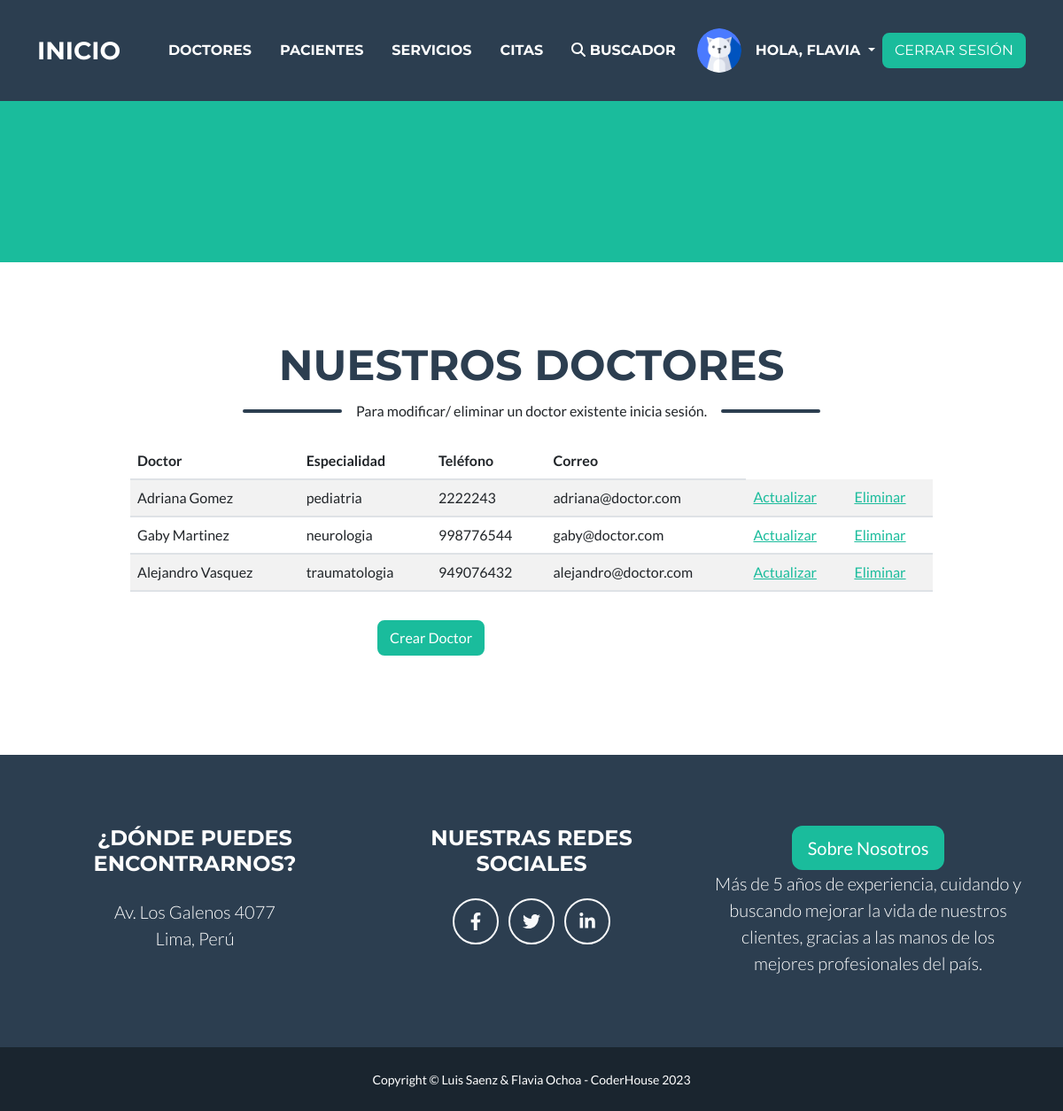
/AppSalud/ver_doctores/ (signed in), run on the app's committed database.
### AppSalud/models.py (models this page shows, shortened)
class Avatar(models.Model):
    usuario = models.ForeignKey(User, on_delete=models.CASCADE)
    imagen = models.ImageField(upload_to="avatares", null=True, blank=True)

class Doctor(models.Model):
    opciones_especialidad = [
            ('pediatria', 'Pediatría'),
            ('cardiologia', 'Cardiología'),
            ('neurologia', 'Neurología'),
            ('psicologia', 'Psicología'),
            ('traumatologia', 'Traumatología'),
            ('oncologia', 'Oncología'),
            ('otros', 'Otros'),
        ]
    nombre = models.CharField(max_length=100)
    especialidad = models.CharField(max_length=30, choices = opciones_especialidad)
    telefono = models.CharField(max_length=15)
    correo = models.EmailField()

### AppSalud/views.py (the view)
# urls.py: path("ver_doctores/", ver_doctores, name = 'ver_doctores'),
def ver_doctores(request):
    todos_doctor = Doctor.objects.all() #obtener todos los doctores que existen
    return render(request, "doctores/ver_doctores.html", {"total":todos_doctor})

### AppSalud/templates/doctores/ver_doctores.html (shortened to what this page needs)
 {% extends "padre.html" %}
{% block titulo %}
NUESTROS DOCTORES
{% endblock %}
 {% block subtitulo %}
 Para modificar/ eliminar un doctor existente inicia sesión.
 {% endblock %}
 {% block parrafo %}
 <div class="container">
     <div class="row justify-content-center">
         <div class="col-md-10">
             <table class="table table-striped table-hover">
                 <thead class="thead-dark">
                     <tr>
                         <th scope="col">Doctor</th>
                         <th scope="col">Especialidad</th>
                         <th scope="col">Teléfono</th>
                         <th scope="col">Correo</th>
                     </tr>
                 </thead>
                 <tbody>
                     {% for valor in total %}
                     <tr>
                         <td>{{ valor.nombre }}</td>
                         <td>{{ valor.especialidad }}</td>
                         <td>{{ valor.telefono }}</td>
                         <td>{{ valor.correo }}</td>
                         {% if user.is_authenticated %}
                          <td> <a href="{% url 'editar doctor' valor.id %}">Actualizar</a> </td>
                          <td> <a href="{% url 'borrar doctor' valor.id %}">Eliminar </a> </td>
                          {% endif %}
                     </tr>
                     {% empty %}
                     <tr>
                         <td colspan="4" class="text-center">No hay doctores disponibles.</td>
                     </tr>
                     {% endfor %}
                 </tbody>
             </table>
         </div>
     </div>
     <div class="row justify-content-center mt-3">
         <div class="col-md-4">
             <a class="btn btn-primary btn-block" href="{% url 'newdoc' %}">Crear Doctor</a>
         </div>
     </div>
 </div>
 {% endblock %}

### AppSalud/templates/padre.html (shortened to what this page needs)
<!DOCTYPE html>
<html lang="en">
    <head>
        {% load static %}
        <link href="{% static 'AppSalud/css/styles.css' %}" rel="stylesheet" />
        <link rel="stylesheet" href="https://cdnjs.cloudflare.com/ajax/libs/font-awesome/5.15.4/css/all.min.css" />
    </head>
    <body id="page-top">
        <nav class="navbar navbar-expand-lg bg-secondary text-uppercase fixed-top" id="mainNav">
            <div class="container">
                <a class="navbar-brand" href="{% url 'Home' %}">Inicio</a>
                <div class="collapse navbar-collapse" id="navbarResponsive">
                    <ul class="navbar-nav ms-auto d-flex justify-content-between align-items-center">
                        <li class="nav-item"><a class="nav-link py-3 px-0 px-lg-3 rounded" href="{% url 'ver_doctores' %}">Doctores</a></li>
                        <li class="nav-item"><a class="nav-link py-3 px-0 px-lg-3 rounded" href="{% url 'ver_pacientes' %}">Pacientes</a></li>
                        <li class="nav-item"><a class="nav-link py-3 px-0 px-lg-3 rounded" href="{% url 'ver_servicios' %}">Servicios</a></li>
                        <li class="nav-item"><a class="nav-link py-3 px-0 px-lg-3 rounded" href="{% url 'ver_citas' %}">Citas</a></li>
                        <li class="nav-item"><a class="nav-link py-3 px-0 px-lg-3 rounded" href="{% url 'buscarcita' %}"><i class="fas fa-search"></i> Buscador </a></li>
                        {% if user.is_authenticated %}
                            {% if user.avatar_set.last %}
                            <li class="nav-item">
                                <a href="{% url 'newavatar' %}" class="nav-link">
                                    <img src="{{user.avatar_set.last.imagen.url}}" width="50px" height="50px" alt="Foto del avatar del usuario activo." class="img-fluid rounded-circle">
                                </a>
                            </li>
                            {% else %}
                            <li class="nav-item">
                                <a href="{% url 'newavatar' %}" class="nav-link">
                                    <img src="{% static 'AppSalud/assets/img/portfolio/default.png' %}" width="50px" height="50px" alt="Foto del avatar del usuario activo." class="img-fluid rounded-circle">
                                </a>
                            </li>
                            {% endif %}
                        <li class="nav-item">
                            <div class="dropdown">
                                <a class="nav-link dropdown-toggle" href="#" role="button" id="dropdownMenuLink" data-bs-toggle="dropdown" aria-expanded="false">
                                    Hola, {{ user.first_name }}
                                </a>
                            </div>
                        </li>
                        <li class="nav-item">
                            <a href="{% url 'Logout' %}" class="btn btn-primary">
                                <span>Cerrar Sesión</span>
                            </a>
                        </li>
                        {% endif %}
                    </ul>
                </div>
            </div>
        </nav>
        <header class="masthead bg-primary text-white text-center">
        </header>
        <section class="page-section portfolio" id="portfolio">
            <div class="container">
        <h2 class="page-section-heading text-center text-uppercase text-secondary mb-0">
            {% block titulo %}
            {% endblock %}
        </h2>
        <div class="divider-custom">
            <div class="divider-custom-line"></div>
            <div class="divider-custom-text">
                {% block subtitulo %}
                {% endblock %}
            </div>
            <div class="divider-custom-line"></div>
        </div>
            <p>
            {% block parrafo %}
            {% endblock %}
            </p>
        </section>
        <footer class="footer text-center">
            <div class="container">
                <div class="row">
                    <div class="col-lg-4 mb-5 mb-lg-0">
                        <h4 class="text-uppercase mb-4">¿Dónde puedes encontrarnos?</h4>
                        <p class="lead mb-0">
                            Av. Los Galenos 4077
                            <br />
                            Lima, Perú
                        </p>
                    </div>
                    <div class="col-lg-4 mb-5 mb-lg-0">
                        <h4 class="text-uppercase mb-4">Nuestras Redes Sociales</h4>
                        <a class="btn btn-outline-light btn-social mx-1" href="https://es-la.facebook.com/" target="_blank"><i class="fab fa-fw fa-facebook-f"></i></a>
                        <a class="btn btn-outline-light btn-social mx-1" href="https://twitter.com/" target="_blank"><i class="fab fa-fw fa-twitter"></i></a>
                        <a class="btn btn-outline-light btn-social mx-1" href="https://www.linkedin.com/" target="_blank"><i class="fab fa-fw fa-linkedin-in"></i></a>
                    </div>
                    <div class="col-lg-4">
                        <a href="{% url 'aboutus' %}" class="btn btn-primary btn-lg">Sobre Nosotros</a>
                        <p class="lead mb-0">
                            Más de 5 años de experiencia, cuidando y buscando mejorar la vida de nuestros clientes, gracias a las manos de los mejores profesionales del país.
                        </p>
                    </div>
                </div>
            </div>
        </footer>
        <div class="copyright py-4 text-center text-white">
            <div class="container"><small>Copyright &copy; Luis Saenz & Flavia Ochoa - CoderHouse 2023</small></div>
        </div>
    </body>
</html>

### data on the page
Doctor: nombre "Adriana Gomez", especialidad "pediatria", telefono "2222243", correo "adriana@doctor.com"
Doctor: nombre "Gaby Martinez", especialidad "neurologia", telefono "998776544", correo "gaby@doctor.com"
Doctor: nombre "Alejandro Vasquez", especialidad "traumatologia", telefono "949076432", correo "alejandro@doctor.com"

### other printed values
{{ user.first_name }} "FLAVIA"
